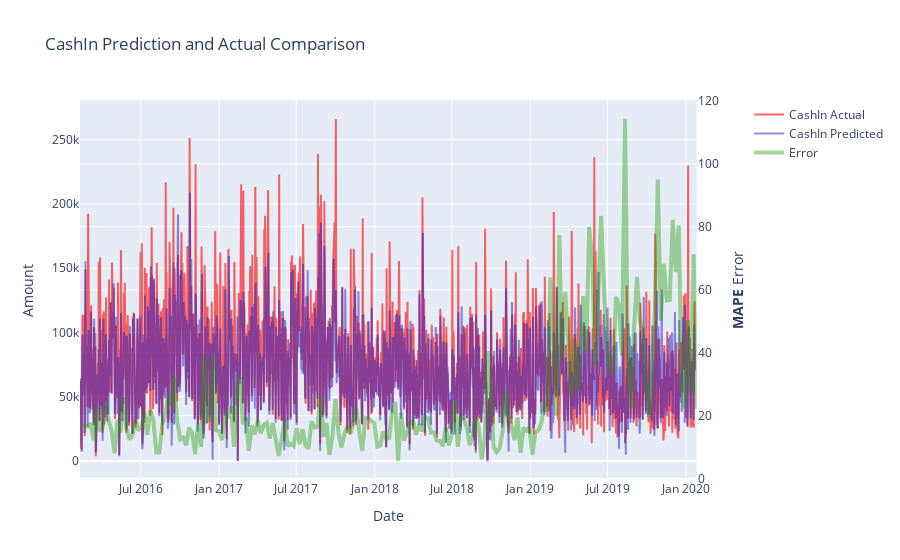

Notebook code cell kept with this figure:
### Code cell
draw_model_error(nn_model, get_input_sets(feature_set[feature_set.columns[2:]]), feature_set[TARGET])

### Figure 1 — Plotly figure (JSON) as saved in the notebook; plotly's stock layout.template omitted (floating-point values rounded to 4 significant figures; data arrays with more than 128 entries replaced by an {"elided": "..."} marker saying what was removed)
{"data": [{"line": {"color": "rgba(255,0,0,0.6)"}, "name": "CashIn Actual", "type": "scatter", "x": {"elided": "1443 str values"}, "xaxis": "x", "y": {"elided": "1443 float values"}, "yaxis": "y"}, {"line": {"color": "rgba(30,30,200,0.5)"}, "name": "CashIn Predicted", "type": "scatter", "x": {"elided": "1443 str values"}, "xaxis": "x", "y": {"elided": "1443 float values"}, "yaxis": "y"}, {"line": {"color": "rgba(34, 155, 0, 0.4)", "width": 4}, "name": "Error", "type": "scatter", "x": {"elided": "207 str values"}, "xaxis": "x", "y": {"elided": "207 float values"}, "yaxis": "y2"}], "layout": {"title": {"text": "CashIn Prediction and Actual Comparison"}, "xaxis": {"anchor": "y", "domain": [0, 0.94], "title": {"text": "Date"}}, "yaxis": {"anchor": "x", "domain": [0, 1], "title": {"text": "Amount"}}, "yaxis2": {"anchor": "x", "overlaying": "y", "side": "right", "title": {"text": "<b>MAPE</b> Error"}}}}
